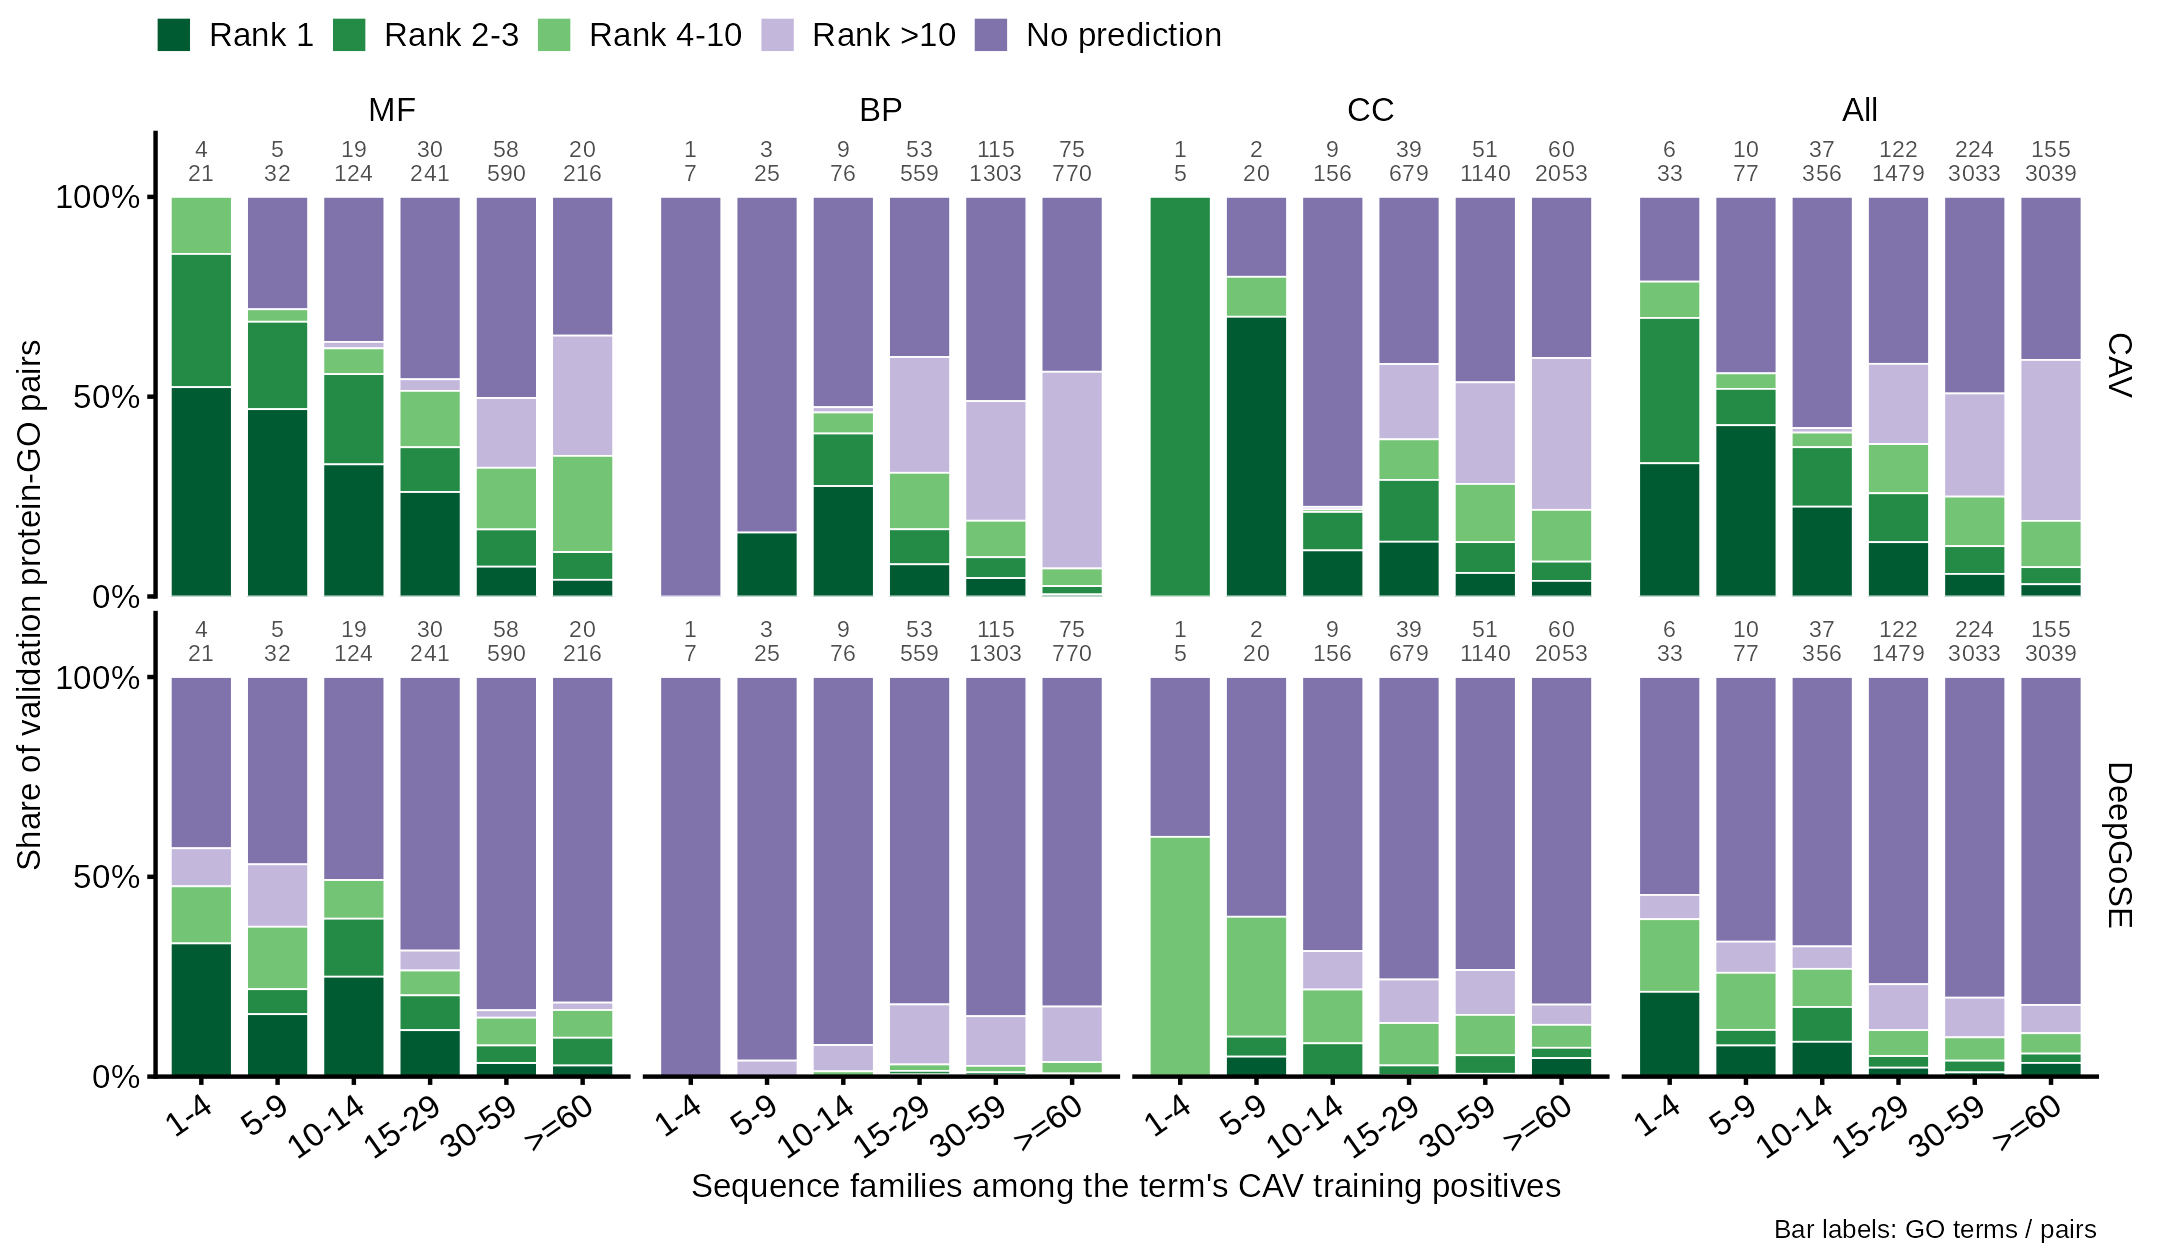

Generate this figure with R:
# Exploratory preview (2026-09-29): Fig 2C-style rank composition, binned by the
# absolute number of sequence families among each GO term's CAV training
# positives (term_diversity.py: DIAMOND, >=30% identity over >=50% of the shorter
# sequence, connected components). Known-positive-excluded data; gated ranks as
# in panel C. Bar labels: terms / pairs. Run from bioCAV-paper/go_eval/diversity/.
suppressPackageStartupMessages({
  library(tidyverse)
  library(cowplot)
})

STAGE <- "../../figures/figure_data_staging/noknown"
FIG_FONT <- "Arial"
RANK_LEVELS <- c("Rank 1", "Rank 2-3", "Rank 4-10", "Rank >10", "No prediction")
RANK_COLORS <- c("Rank 1" = "#005A32", "Rank 2-3" = "#238B45", "Rank 4-10" = "#74C476",
                 "Rank >10" = "#C4B7DC", "No prediction" = "#8073AC")
FAM_BREAKS <- c(0, 5, 10, 15, 30, 60, Inf)
FAM_LEVELS <- c("1-4", "5-9", "10-14", "15-29", "30-59", ">=60")
ONTS <- c("mf", "bp", "cc")
tier <- function(rank, nopred) {
  case_when(nopred ~ "No prediction", rank == 1 ~ "Rank 1", rank <= 3 ~ "Rank 2-3",
            rank <= 10 ~ "Rank 4-10", TRUE ~ "Rank >10")
}

pairs <- map_dfr(ONTS, \(o) {
  read_csv(sprintf("%s/go_specificity_ranks_allterms_%s.csv", STAGE, o), show_col_types = FALSE) |>
    inner_join(read_csv(sprintf("term_diversity_%s.csv", o), show_col_types = FALSE),
               by = "go_term") |>
    mutate(ontology = toupper(o))
}) |>
  mutate(fam_bin = cut(n_families, FAM_BREAKS, right = FALSE, labels = FAM_LEVELS))
pairs <- bind_rows(pairs, pairs |> mutate(ontology = "All")) |>
  mutate(ontology = factor(ontology, levels = c(toupper(ONTS), "All")))

long <- bind_rows(
  pairs |> transmute(ontology, go_term, fam_bin, method = "CAV",
                     tier = tier(cav_rank_ont_filt, llr <= 0)),
  pairs |> transmute(ontology, go_term, fam_bin, method = "DeepGoSE",
                     tier = tier(tool_rank_ont_filt, !as.logical(tool_predicted)))
) |> mutate(tier = factor(tier, levels = rev(RANK_LEVELS)),
            method = factor(method, levels = c("CAV", "DeepGoSE")))

bin_n <- pairs |> group_by(ontology, fam_bin) |>
  summarise(lab = sprintf("%d\n%d", n_distinct(go_term), n()), .groups = "drop")

fig <- ggplot(long, aes(fam_bin, fill = tier)) +
  geom_bar(position = "fill", width = 0.8, color = "white", linewidth = 0.2) +
  geom_text(data = bin_n, aes(fam_bin, 1.09, label = lab), inherit.aes = FALSE,
            size = 2, lineheight = 0.85, family = FIG_FONT, color = "gray30") +
  facet_grid(method ~ ontology) +
  scale_fill_manual(values = RANK_COLORS, breaks = RANK_LEVELS, name = NULL) +
  scale_y_continuous(labels = scales::percent, breaks = c(0, 0.5, 1),
                     limits = c(0, 1.16), expand = c(0, 0)) +
  theme_cowplot(font_size = 8, font_family = FIG_FONT) +
  theme(axis.text = element_text(size = 8), legend.text = element_text(size = 8),
        strip.text = element_text(size = 8), strip.background = element_blank(),
        axis.text.x = element_text(angle = 35, hjust = 1), legend.position = "top") +
  labs(x = "Sequence families among the term's CAV training positives",
       y = "Share of validation protein-GO pairs",
       caption = "Bar labels: GO terms / pairs")

ggsave("preview_rank_by_nfamilies.png", fig, width = 7.2, height = 4.2, dpi = 300, bg = "white")
ggsave("preview_rank_by_nfamilies.pdf", fig, width = 7.2, height = 4.2, device = cairo_pdf)

long |> group_by(ontology, fam_bin, method) |>
  summarise(terms = n_distinct(go_term), pairs = n(),
            rank1 = round(100 * mean(tier == "Rank 1"), 1),
            top10 = round(100 * mean(tier %in% c("Rank 1", "Rank 2-3", "Rank 4-10")), 1),
            nopred = round(100 * mean(tier == "No prediction"), 1), .groups = "drop") |>
  filter(ontology == "All") |> print(n = 20)
